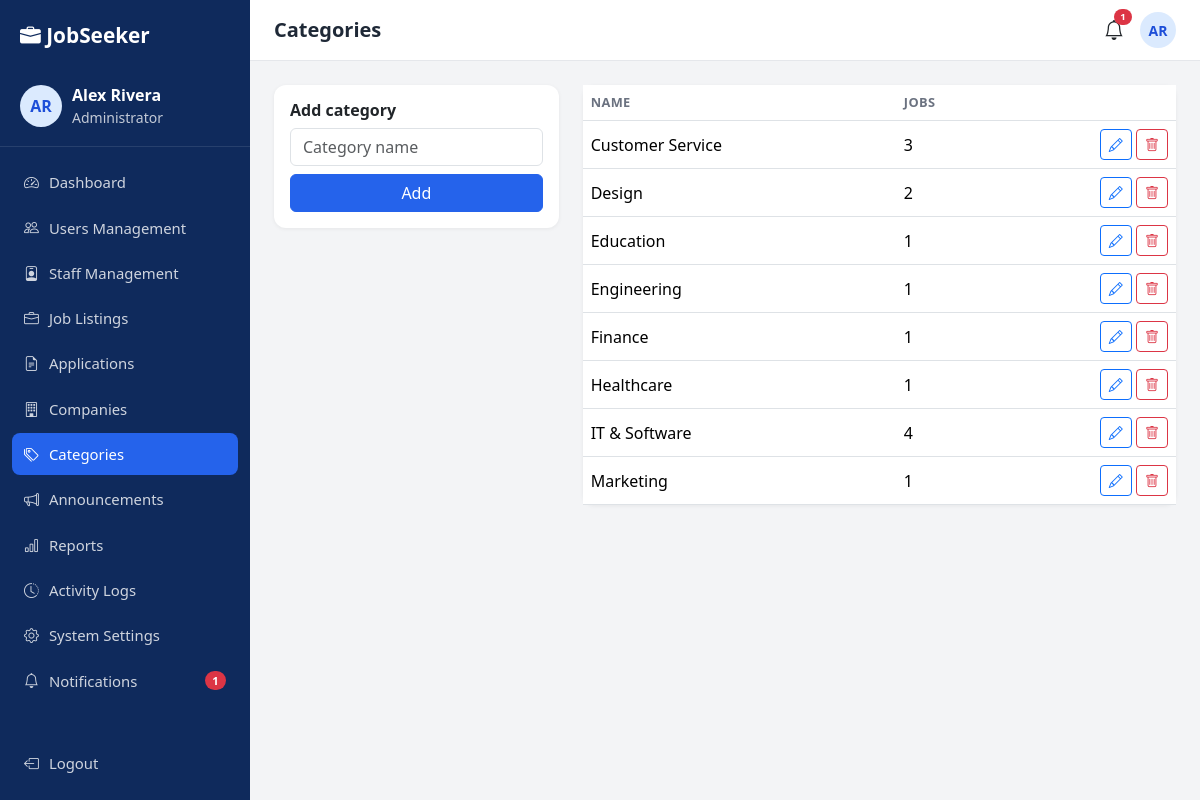
Screenshot of /admin/categories.php (signed in) with the database file from the repository.
### tables this page shows
CREATE TABLE user_profiles (
  id INT AUTO_INCREMENT PRIMARY KEY,
  user_id INT NOT NULL UNIQUE,
  phone VARCHAR(30), location VARCHAR(100), headline VARCHAR(150), skills VARCHAR(255), bio TEXT,
  profile_picture VARCHAR(255), resume VARCHAR(255),
  created_at TIMESTAMP DEFAULT CURRENT_TIMESTAMP,
  updated_at TIMESTAMP DEFAULT CURRENT_TIMESTAMP ON UPDATE CURRENT_TIMESTAMP,
  FOREIGN KEY (user_id) REFERENCES users(id) ON DELETE CASCADE
);

CREATE TABLE users (
  id INT AUTO_INCREMENT PRIMARY KEY,
  full_name VARCHAR(120) NOT NULL,
  username VARCHAR(50) NOT NULL UNIQUE,
  email VARCHAR(150) NOT NULL UNIQUE,
  password VARCHAR(255) NOT NULL,
  role ENUM('seeker','staff','admin') NOT NULL DEFAULT 'seeker',
  status ENUM('active','inactive') NOT NULL DEFAULT 'active',
  failed_attempts TINYINT NOT NULL DEFAULT 0,
  locked_until DATETIME NULL,
  last_login DATETIME NULL,
  created_at TIMESTAMP DEFAULT CURRENT_TIMESTAMP,
  updated_at TIMESTAMP DEFAULT CURRENT_TIMESTAMP ON UPDATE CURRENT_TIMESTAMP,
  INDEX idx_role (role), INDEX idx_status (status)
);

CREATE TABLE job_categories (
  id INT AUTO_INCREMENT PRIMARY KEY,
  name VARCHAR(100) NOT NULL UNIQUE,
  created_at TIMESTAMP DEFAULT CURRENT_TIMESTAMP
);

### includes/auth.php (called while the page is built, shortened)
<?php
require_once __DIR__ . '/functions.php';
function user() {
    static $u = null;
    if ($u === null && !empty($_SESSION['uid']))
        $u = row('SELECT u.*, p.profile_picture FROM users u LEFT JOIN user_profiles p ON p.user_id=u.id WHERE u.id=?', [$_SESSION['uid']]) ?: false;
    return $u ?: null;
}
function require_role(...$roles) {
    $u = user();
    return $u;
}
function unread_count() { return (int)val('SELECT COUNT(*) FROM notifications WHERE user_id=? AND is_read=0', [$_SESSION['uid'] ?? 0]); }

### admin/categories.php (the view, shortened to what this page needs)
<?php
require_once __DIR__ . '/../includes/auth.php';
$u = require_role('admin'); $layout = 'dash'; $pageTitle = 'Categories';
$edit = isset($_GET['edit']) ? row('SELECT * FROM job_categories WHERE id=?', [(int)$_GET['edit']]) : null;
$list = rows('SELECT c.*, (SELECT COUNT(*) FROM jobs j WHERE j.category_id=c.id) AS jobs FROM job_categories c ORDER BY c.name');
include ROOT_PATH . '/includes/header.php';
?>
<div class="row g-4"><div class="col-lg-4"><div class="card p-3"><h6 class="fw-bold"><?= $edit ? 'Edit category' : 'Add category' ?></h6><form method="post">
  <input name="name" class="form-control mb-2" placeholder="Category name" value="<?= e($edit['name'] ?? '') ?>" required><button class="btn btn-primary w-100"><?= $edit ? 'Save' : 'Add' ?></button></form></div></div>
<div class="col-lg-8"><div class="card"><div class="table-responsive"><table class="table align-middle mb-0"><thead><tr><th>Name</th><th>Jobs</th><th></th></tr></thead><tbody>
<?php foreach ($list as $c): ?><tr><td><?= e($c['name']) ?></td><td><?= $c['jobs'] ?></td><td class="text-end"><a class="btn btn-sm btn-outline-primary" href="?edit=<?= $c['id'] ?>"><i class="bi bi-pencil"></i></a>
  <form method="post" class="d-inline"><?= csrf_field() ?><input type="hidden" name="id" value="<?= $c['id'] ?>"><button name="action" value="delete" class="btn btn-sm btn-outline-danger" data-confirm="Delete this category?"><i class="bi bi-trash"></i></button></form></td></tr><?php endforeach; ?></tbody></table></div></div></div></div>
<?php include ROOT_PATH . '/includes/footer.php'; ?>

### includes/sidebar.php (shortened to what this page needs)
<?php
$self = basename($_SERVER['SCRIPT_NAME']);
$su = user();
$menus = [
 'seeker' => [['dashboard.php','speedometer2','Dashboard'],['browse-jobs.php','search','Find Jobs'],['my-applications.php','file-earmark-text','My Applications'],['profile.php','person','Profile'],['saved-jobs.php','heart','Saved Jobs'],['notifications.php','bell','Notifications']],
 'staff'  => [['dashboard.php','speedometer2','Dashboard'],['jobs.php','briefcase','Job Listings'],['add-job.php','plus-circle','Post New Job'],['applications.php','people','Applications'],['interviews.php','calendar-event','Interview Schedule'],['announcements.php','megaphone','Announcements'],['reports.php','bar-chart','Reports'],['../notifications.php','bell','Notifications']],
 'admin'  => [['dashboard.php','speedometer2','Dashboard'],['users.php','people','Users Management'],['staff.php','person-badge','Staff Management'],['jobs.php','briefcase','Job Listings'],['applications.php','file-earmark-text','Applications'],['companies.php','building','Companies'],['categories.php','tags','Categories'],['announcements.php','megaphone','Announcements'],['reports.php','bar-chart','Reports'],['logs.php','clock-history','Activity Logs'],['settings.php','gear','System Settings'],['../notifications.php','bell','Notifications']],
];
$role = $su['role'];
$base = url($role . '/');
$roleLabel = ['seeker' => 'Job Seeker', 'staff' => 'Staff', 'admin' => 'Administrator'][$role];
$unread = unread_count();
?>
<div class="dash-wrap">
  <aside class="sidebar" id="sidebar">
    <a href="<?= url('index.php') ?>" class="side-brand"><i class="bi bi-briefcase-fill"></i> JobSeeker</a>
    <div class="side-user">
      <?= avatar($su, 42) ?>
      <div class="min-w-0"><div class="fw-semibold text-truncate"><?= e($su['full_name']) ?></div><div class="small opacity-75"><?= $roleLabel ?></div></div>
    </div>
    <nav class="side-nav">
      <?php foreach ($menus[$role] as [$mf, $mi, $ml]):
        $active = ($self === basename($mf)) || ($self === 'edit-job.php' && $mf === 'jobs.php'); ?>
        <a href="<?= $base . $mf ?>" class="<?= $active ? 'active' : '' ?>"><i class="bi bi-<?= $mi ?>"></i> <?= $ml ?>
          <?php if ($mf === '../notifications.php' || $mf === 'notifications.php'): ?><span class="badge bg-danger rounded-pill ms-auto js-notif-badge" <?= $unread ? '' : 'hidden' ?>><?= $unread ?></span><?php endif; ?></a>
      <?php endforeach; ?>
    </nav>
    <a href="<?= url('logout.php') ?>" class="side-logout"><i class="bi bi-box-arrow-left"></i> Logout</a>
  </aside>
  <div class="dash-main">
    <header class="topbar">
      <h5 class="mb-0 fw-semibold"><?= e($pageTitle ?? 'Dashboard') ?></h5>
      <div class="ms-auto d-flex align-items-center gap-3">
        <a href="<?= url($role === 'seeker' ? 'seeker/notifications.php' : 'notifications.php') ?>" class="position-relative text-dark fs-5"><i class="bi bi-bell"></i>
          <span class="badge bg-danger rounded-pill notif-dot js-notif-badge" <?= $unread ? '' : 'hidden' ?>><?= $unread ?></span></a>
        <?= avatar($su, 36) ?>
      </div>
    </header>
    <main class="dash-content">

### includes/functions.php (shortened to what this page needs)
<?php
require_once __DIR__ . '/../config/config.php';
function e($v) { return htmlspecialchars((string)$v, ENT_QUOTES, 'UTF-8'); }
function url($p = '') { return BASE_URL . '/' . ltrim($p, '/'); }
function q($sql, $p = []) { global $pdo; $s = $pdo->prepare($sql); $s->execute($p); return $s; }
function row($sql, $p = []) { return q($sql, $p)->fetch(); }
function rows($sql, $p = []) { return q($sql, $p)->fetchAll(); }
function val($sql, $p = []) { return q($sql, $p)->fetchColumn(); }
function initials($n) { $p = preg_split('/\s+/', trim($n)); return strtoupper(substr($p[0], 0, 1) . (isset($p[1]) ? substr($p[1], 0, 1) : '')); }
function avatar($u, $size = 40) {
    return '<span class="avatar avatar-i" style="width:' . $size . 'px;height:' . $size . 'px;font-size:' . round($size / 2.6) . 'px">' . e(initials($u['full_name'])) . '</span>';
}
    ob_start(); ?>

### assets/css/style.css (style rules this page uses)
:root { --primary:#2563EB;--primary-dark:#1d4ed8;--navy:#0f2a5c;--navy2:#143570;--success:#10B981;--warning:#F59E0B;--danger:#EF4444;--gray:#6B7280;--bg:#F3F4F6 }
body { font-family:'Segoe UI',system-ui,-apple-system,Roboto,sans-serif;background:#fff;color:#1f2937 }
.layout-dash { background:var(--bg) }
.min-w-0 { min-width:0 }
.btn-primary { --bs-btn-bg:var(--primary);--bs-btn-border-color:var(--primary);--bs-btn-hover-bg:var(--primary-dark);--bs-btn-hover-border-color:var(--primary-dark) }
.dash-wrap { display:flex;min-height:100vh }
.sidebar { width:250px;background:var(--navy);color:#fff;display:flex;flex-direction:column;position:fixed;top:0;bottom:0;left:0;z-index:1040;transition:transform .25s }
.side-brand { color:#fff;text-decoration:none;font-weight:800;font-size:1.3rem;padding:20px }
.side-user { display:flex;gap:10px;align-items:center;padding:12px 20px 18px;border-bottom:1px solid rgba(255,255,255,.1) }
.side-nav { padding:14px 12px;flex:1;overflow-y:auto }
.side-nav a,.side-logout { display:flex;align-items:center;gap:10px;color:rgba(255,255,255,.8);text-decoration:none;padding:10px 12px;border-radius:8px;margin-bottom:3px;font-size:.93rem }
.side-nav a.active { background:var(--primary);color:#fff }
.side-logout { margin:0 12px 16px }
.dash-main { flex:1;margin-left:250px;min-width:0 }
.topbar { background:#fff;display:flex;align-items:center;gap:12px;padding:12px 24px;position:sticky;top:0;z-index:1020;border-bottom:1px solid #e5e7eb }
.dash-content { padding:24px }
.notif-dot { position:absolute;top:-6px;right:-8px;font-size:.6rem }
.avatar { border-radius:50%;object-fit:cover }
.avatar-i { display:inline-flex;align-items:center;justify-content:center;background:#dbeafe;color:var(--primary-dark);font-weight:700;flex-shrink:0 }
.card { border:0;border-radius:12px;box-shadow:0 1px 4px rgba(0,0,0,.06) }
.table thead th { font-size:.8rem;text-transform:uppercase;letter-spacing:.03em;color:var(--gray);border-bottom-width:1px }

### rows the page displays
user_profiles: user.full_name "AR AR", user.full_name "Alex Rivera", user.role "Administrator"
job_categories: name "Customer Service", jobs "3"
job_categories: name "Design", jobs "2"
job_categories: name "Education", jobs "1"
job_categories: name "Engineering", jobs "1"
job_categories: name "Finance", jobs "1"
job_categories: name "Healthcare", jobs "1"
job_categories: name "IT & Software", jobs "4"
job_categories: name "Marketing", jobs "1"

### other values shown
$ml "Dashboard"
$ml "Users Management"
$ml "Staff Management"
$ml "Job Listings"
$ml "Applications"
$ml "Companies"
$ml "Categories"
$ml "Announcements"
$ml "Reports"
$ml "Activity Logs"
$ml "System Settings"
$ml "Notifications"
$unread "1"
$pageTitle "Categories"
